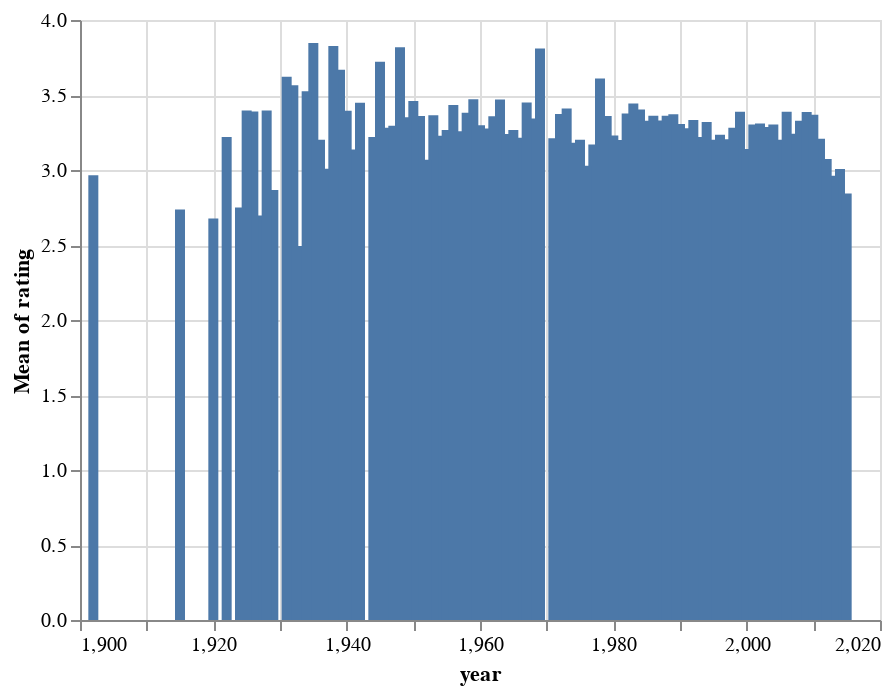

Here is the notebook cell this chart was saved with:
### Code cell
alt.Chart(movie_ratings).mark_bar().encode(
    alt.Y('mean(rating)'),
    alt.X('year')
)

### Figure 1 — Vega-Lite specification as saved in the notebook (floating-point values rounded to 4 significant figures; data arrays with more than 128 entries replaced by an {"elided": "..."} marker saying what was removed)
{"config": {"view": {"continuousWidth": 400, "continuousHeight": 300}}, "data": {"name": "data-849a7c7be6fbd8833bcd496c21f78783"}, "mark": "bar", "encoding": {"x": {"type": "quantitative", "field": "year"}, "y": {"type": "quantitative", "aggregate": "mean", "field": "rating"}}, "$schema": "https://vega.github.io/schema/vega-lite/v4.0.2.json", "datasets": {"data-849a7c7be6fbd8833bcd496c21f78783": {"elided": "1297 records"}}}
